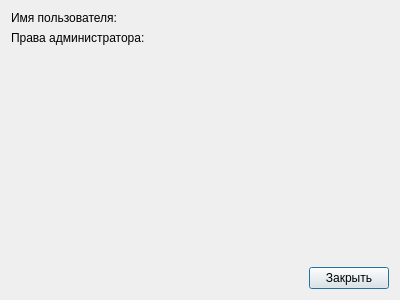
<?xml version="1.0" encoding="UTF-8"?>
<ui version="4.0">
 <class>UserWindow</class>
 <widget class="QDialog" name="UserWindow">
  <property name="geometry">
   <rect>
    <x>0</x>
    <y>0</y>
    <width>400</width>
    <height>300</height>
   </rect>
  </property>
  <property name="windowTitle">
   <string>Dialog</string>
  </property>
  <layout class="QVBoxLayout" name="verticalLayout_2">
   <item>
    <layout class="QVBoxLayout" name="verticalLayout">
     <item>
      <layout class="QHBoxLayout" name="horizontalLayout">
       <item>
        <widget class="QLabel" name="labelUsername">
         <property name="text">
          <string>Имя пользователя:</string>
         </property>
        </widget>
       </item>
      </layout>
     </item>
     <item>
      <layout class="QHBoxLayout" name="horizontalLayout_2">
       <item>
        <widget class="QLabel" name="labelAdmin">
         <property name="text">
          <string>Права администратора:</string>
         </property>
        </widget>
       </item>
      </layout>
     </item>
    </layout>
   </item>
   <item>
    <spacer name="verticalSpacer">
     <property name="orientation">
      <enum>Qt::Vertical</enum>
     </property>
     <property name="sizeHint" stdset="0">
      <size>
       <width>20</width>
       <height>40</height>
      </size>
     </property>
    </spacer>
   </item>
   <item>
    <layout class="QHBoxLayout" name="horizontalLayout_3">
     <item>
      <spacer name="horizontalSpacer">
       <property name="orientation">
        <enum>Qt::Horizontal</enum>
       </property>
       <property name="sizeHint" stdset="0">
        <size>
         <width>40</width>
         <height>20</height>
        </size>
       </property>
      </spacer>
     </item>
     <item>
      <widget class="QPushButton" name="pushButtonClose">
       <property name="text">
        <string>Закрыть</string>
       </property>
      </widget>
     </item>
    </layout>
   </item>
  </layout>
 </widget>
 <resources/>
 <connections/>
</ui>
